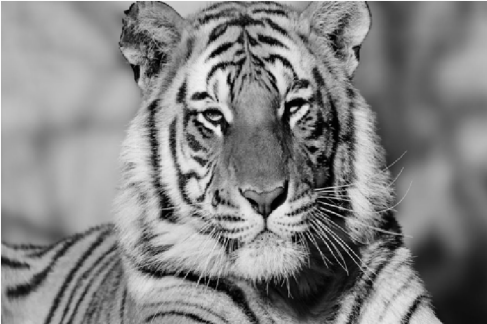
#> input picture images/tiger.png, 487 x 324 px, found by its file name
$ jupyter execute --allow-errors Week4_Kumar_Ankit_Aggarwal.ipynb   (older library calls are emulated)
#> lines starting #> are read from the running program, lines starting #| are printed output that depends on the picture
<div class="alert alert-block alert-info" style="text-align:center;">
   <h1 style="font-size: 24px;">HW4 - Edge Detection</h1>
</div>

[cell 1]
import matplotlib.pyplot as plt
from PIL import Image, ImageFilter
import numpy as np
import math
import scipy
import scipy.ndimage
from skimage import feature
import os
import cv2
import requests
from io import BytesIO
from IPython.display import Image
from matplotlib import cm
import warnings

# 1. Calculate Image gradient of tiger image (20 points)

- read and show the tiger image
- show the gradient of x and y, respectively

[cell 2]
#Read image from GIT location and store it into a variable
image_url = "https://github.com/ankitagg2008/DLNN/raw/2c3e914eef92980526e1f97303aa76bc0d8ec4fb/images/tiger.png"
response = requests.get(image_url)
org_image = cv2.imdecode(np.frombuffer(response.content, np.uint8), cv2.IMREAD_COLOR)
#> org_image is the input picture: shape (324, 487, 3); min 0, max 254, mean 131.5
org_gray = cv2.cvtColor(org_image[:,:,::-1], cv2.COLOR_BGR2GRAY)

#Defind subplots size
#> (the rest of this cell did not finish here and is left out)

# 2. Implement Sobel edge detection of bird image (30 points)

- read and show the bird image
- show the gradient of x and y, respectively
- show gradient magnitude
- show results of different thresholds

[cell 3]
image_url = "https://github.com/ankitagg2008/DLNN/raw/2c3e914eef92980526e1f97303aa76bc0d8ec4fb/images/bird.png"
response = requests.get(image_url)
org_image = cv2.imdecode(np.frombuffer(response.content, np.uint8), cv2.IMREAD_COLOR)
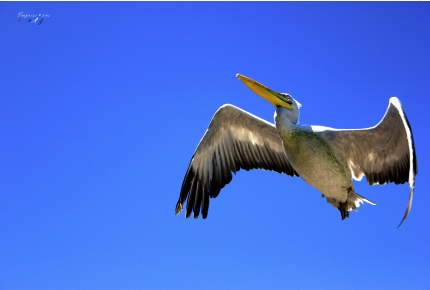
#> input picture images/bird.png, 430 x 290 px, found by its file name
#> org_image is the input picture: shape (290, 430, 3); mean B, G, R 223.2, 110.9, 70.4
org_image = cv2.cvtColor(org_image, cv2.COLOR_BGR2GRAY)
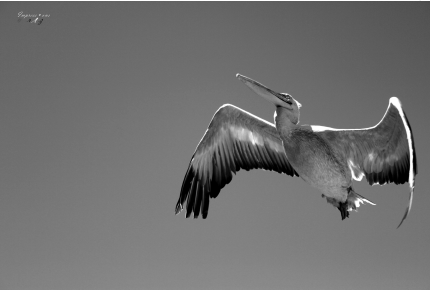
#> org_image: shape (290, 430); min 0, max 255, mean 111.6
